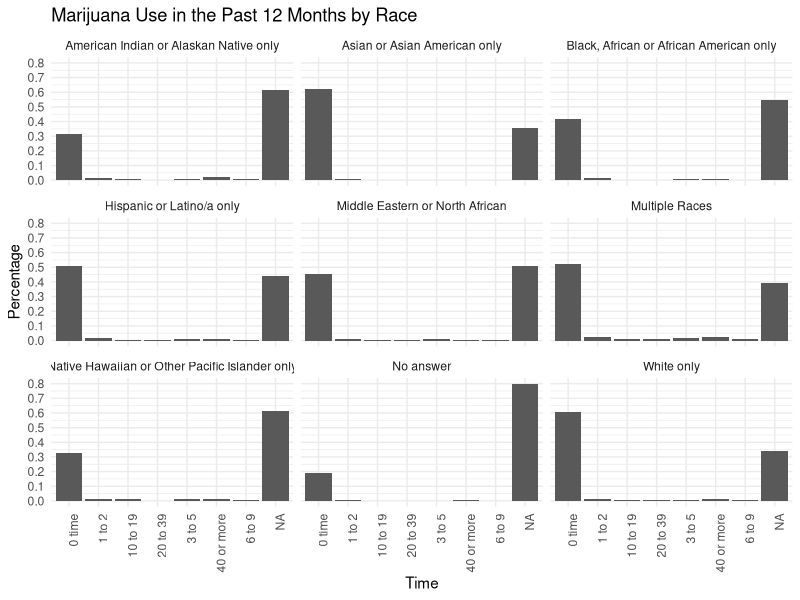
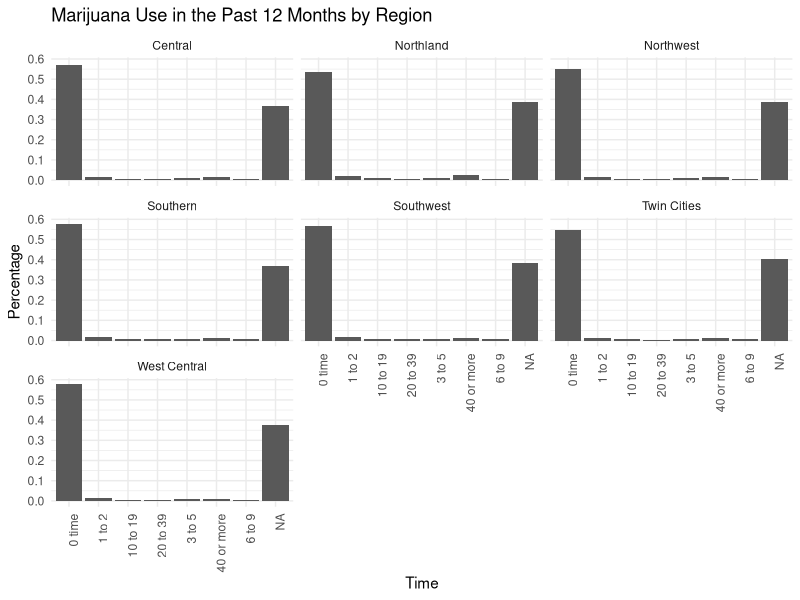
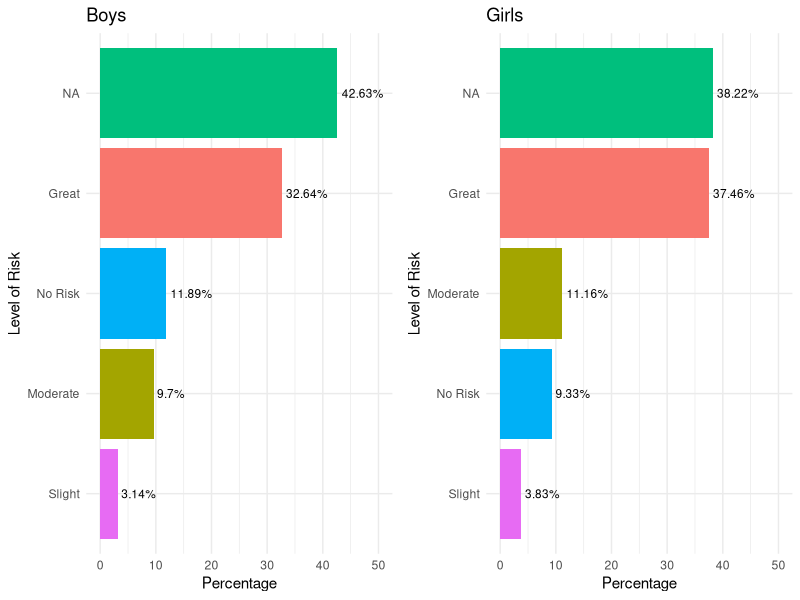
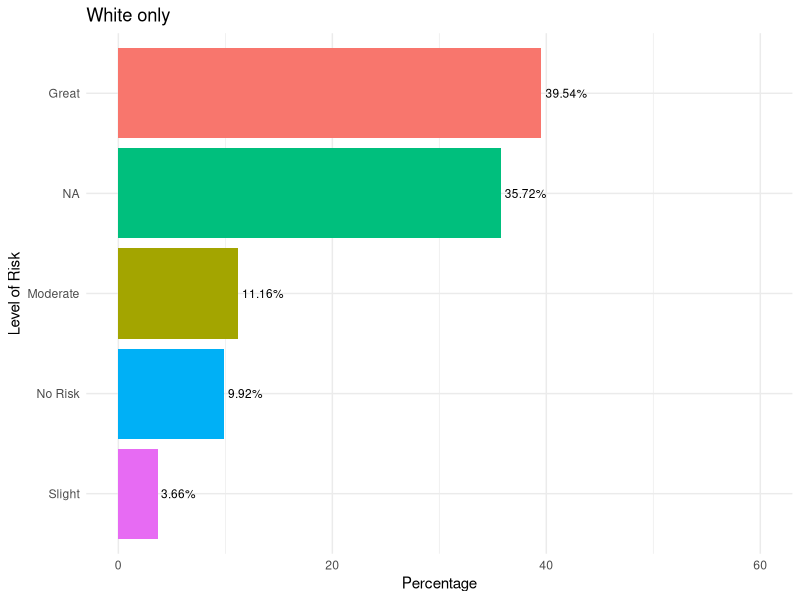
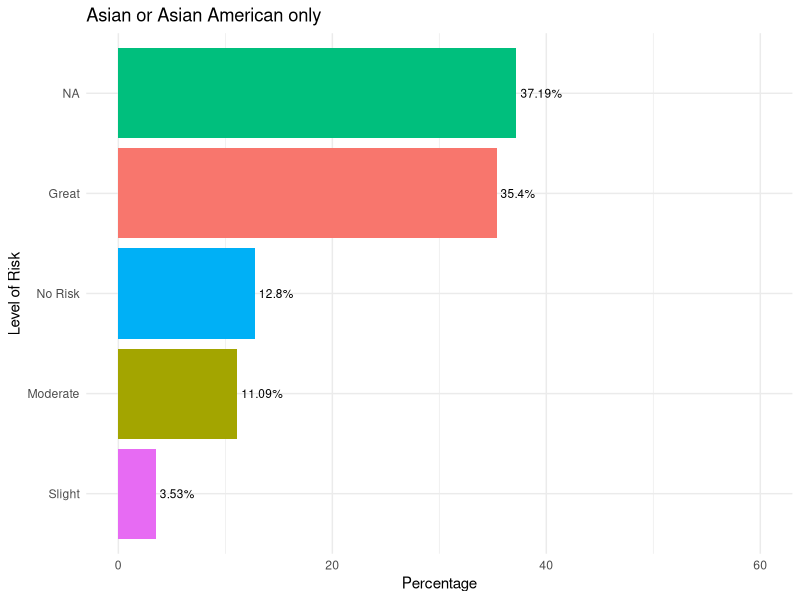
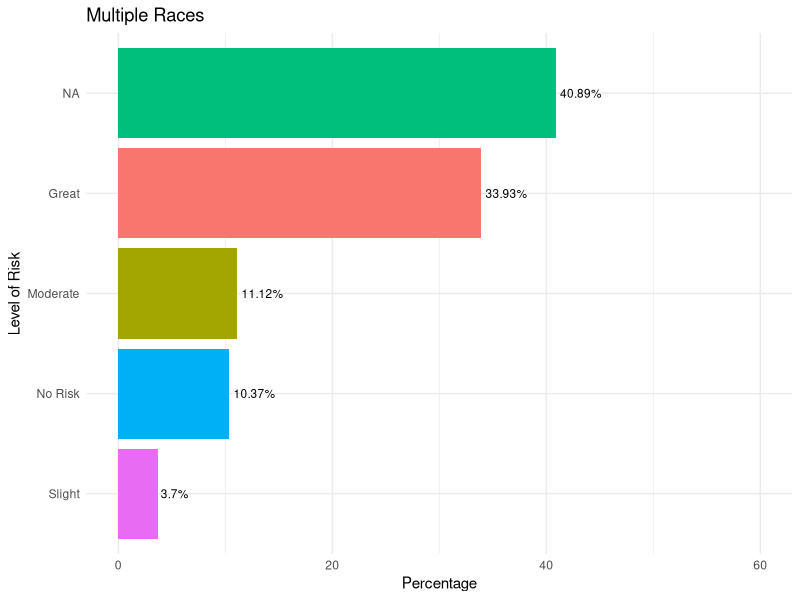
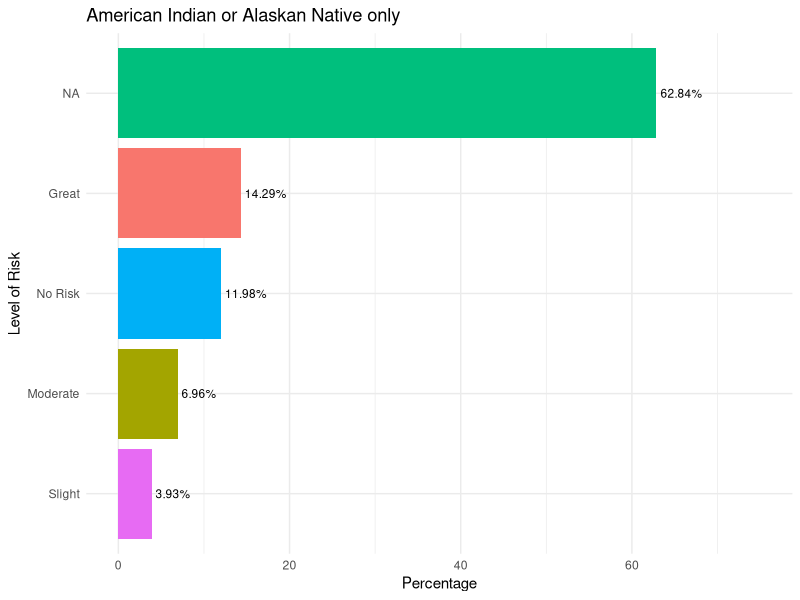
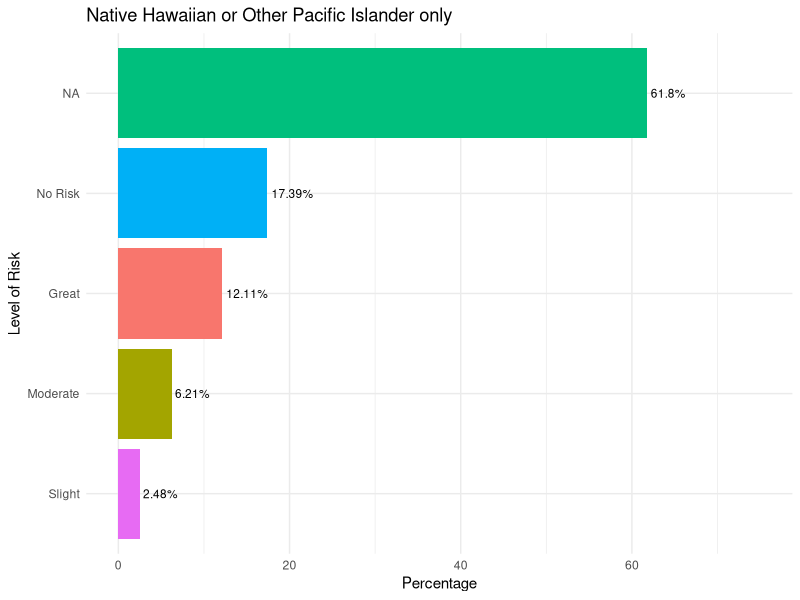

Recreate these plots in R, in order.
## ---- chunk 1
library(readr)
library(ggplot2)
survey <- read_csv("result/region_percent_survey.csv")
survey
## ---- chunk 2
afterschoolx3 <- read_csv("result/clean_afterschool_x3_report.csv")
afterschoolx3
## ---- chunk 3
race <- read_csv("result/race_ethnicity.csv")
race

## ---- chunk 4
caring <- read_csv("result/clean_caringadult_report.csv")
caring
## ---- chunk 5
income <- read_csv("result/income.csv")
income
## ---- chunk 6
library(tidyr)
library(ggplot2)
library(dplyr)
raceQ3 <- read_csv("result/report_3_race.csv")

data_long <- pivot_longer(raceQ3, cols = -Race, names_to = "Time", values_to = "Percentage")

# Convert Percentage to numeric
data_long$Percentage <- as.numeric(sub("%", "", data_long$Percentage)) / 100

#convert race number to name
data_long <- data_long %>%
  mutate(Race = case_when(
    Race == 1 ~ "American Indian or Alaskan Native only",
    Race == 2 ~ "Asian or Asian American only",
    Race == 3 ~ "Black, African or African American only",
    Race == 4 ~ "Hispanic or Latino/a only",
    Race == 5 ~ "Middle Eastern or North African",
    Race == 6 ~ "Native Hawaiian or Other Pacific Islander only",
    Race == 7 ~ "White only",
    Race == 8 ~ "Multiple Races",
    Race == 9 ~ "No answer"))


#visualization
race_q3_plot <- ggplot(data_long, aes(x = Time, y = Percentage)) +
  geom_bar(stat = "identity", position = "dodge") +
  facet_wrap(~Race) +
  labs(x = "Time", y = "Percentage") +
  ggtitle("Marijuana Use in the Past 12 Months by Race") +
  theme_minimal() +
  theme(legend.position = "bottom",
        axis.text.x = element_text(angle = 90, hjust = 1)) + # Rotate x-axis labels vertically
  scale_y_continuous(breaks = seq(0, 1, by = 0.1))

race_q3_plot
## ---- chunk 7
regionQ3 <- read_csv("result/report_3_region.csv")
data_long <- pivot_longer(regionQ3, cols = -Region, names_to = "Time", values_to = "Percentage")

# Convert Percentage to numeric
data_long$Percentage <- as.numeric(sub("%", "", data_long$Percentage)) / 100


#visualization
region_q3_plot <- ggplot(data_long, aes(x = Time, y = Percentage)) +
  geom_bar(stat = "identity", position = "dodge") +
  facet_wrap(~Region) +
  labs(x = "Time", y = "Percentage") +
  ggtitle("Marijuana Use in the Past 12 Months by Region") +
  theme_minimal() +
  theme(legend.position = "bottom",
        axis.text.x = element_text(angle = 90, hjust = 1)) + # Rotate x-axis labels vertically
  scale_y_continuous(breaks = seq(0, 1, by = 0.1))

region_q3_plot
## ---- chunk 8
library(ggplot2)
library(gridExtra)

make_bar_plot <- function(slices, title, xlim) {
  df <- data.frame(Category = c("No Risk", "Slight", "Moderate", "Great", "NA"),
                   Percentage = slices)
  df <- df[order(-df$Percentage), ]  # Arrange in descending order
  
  ggplot(df, aes(x = Percentage, y = reorder(Category, Percentage), fill = Category)) +
    geom_bar(stat = "identity") +
    geom_text(aes(label = paste0(Percentage, "%")), hjust = -0.1, color = "black", size = 3) +  # Add percentage labels
    labs(title = title, y = "Level of Risk") +
    theme_minimal() +
    theme(legend.position = "none") +
    xlim(0, xlim)  # Set y-axis limits to 0-50%
}

grid.arrange(
  make_bar_plot(c(11.89, 3.14, 9.7, 32.64, 42.63), "Boys", 50),
  make_bar_plot(c(9.33, 3.83, 11.16, 37.46, 38.22), "Girls", 50),
  ncol = 2
)
## ---- chunk 9
  make_bar_plot(c(9.92, 3.66, 11.16, 39.54, 35.72), "White only", 60)
  make_bar_plot(c(12.8, 3.53, 11.09, 35.4, 37.19), "Asian or Asian American only", 60)
  make_bar_plot(c(10.37,3.7,11.12,33.93, 40.89), "Multiple Races", 60)


## ---- chunk 10
  make_bar_plot(c(11.98,3.93, 6.96, 14.29, 62.84), "American Indian or Alaskan Native only", 75)
  make_bar_plot(c(17.39, 2.48, 6.21, 12.11, 61.8), "Native Hawaiian or Other Pacific Islander only", 75)

## ---- chunk 11

  make_bar_plot(c(12.19, 2.1, 6.54, 22, 57.18), "Black, African or African American only", 60)
  make_bar_plot(c(14.72, 3.99, 10.13, 24.44, 46.71), "Hispanic or Latino/a only", 60)
  make_bar_plot(c(10.03, 2.44, 7.74, 27.22, 52.58), "Middle Eastern or North African", 60)

## ---- chunk 12
make_bar_plot(c(3.97, 1.12, 3.61, 10.41, 80.89), "No answer", 90)
